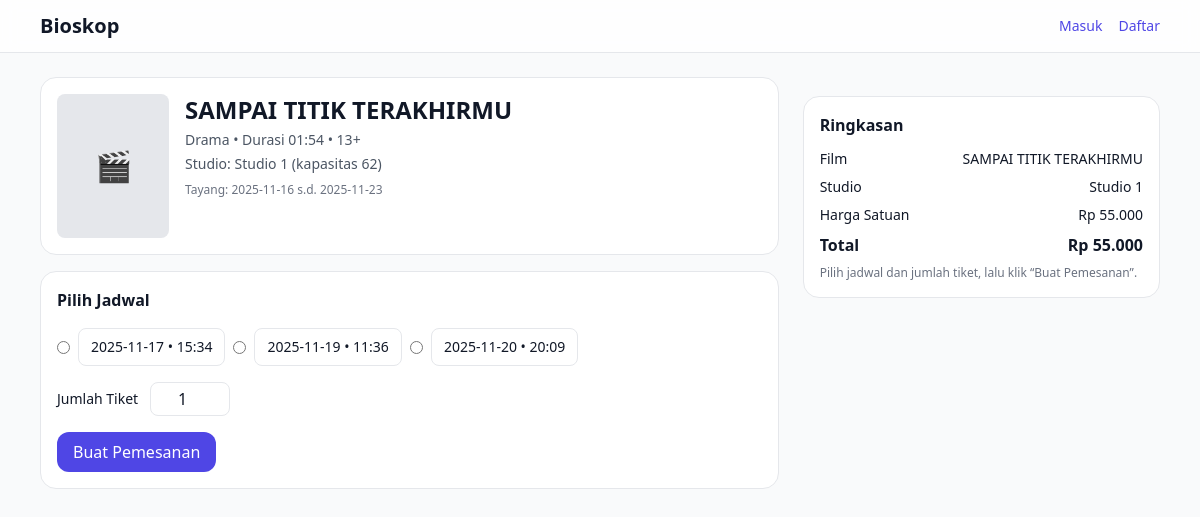
Screenshot of /order.php?id=FD001 with the database file from the repository.
### tables this page shows
CREATE TABLE `film` (
  `id_film` varchar(10) NOT NULL,
  `id_studio` varchar(10) NOT NULL,
  `judul` varchar(70) DEFAULT NULL,
  `genre` varchar(20) DEFAULT NULL,
  `durasi` time DEFAULT NULL,
  `rating` int(11) DEFAULT NULL,
  `sinopsis` text DEFAULT NULL,
  `harga` int(11) NOT NULL,
  `mulai_tayang` date DEFAULT NULL,
  `selesai_tayang` date DEFAULT NULL
);

CREATE TABLE `studio` (
  `id_studio` varchar(10) NOT NULL,
  `nama_studio` varchar(50) DEFAULT NULL,
  `kapasitas` int(11) DEFAULT NULL
);

CREATE TABLE `jadwal_tayang` (
  `id_jadwal` varchar(10) NOT NULL,
  `id_film` varchar(10) NOT NULL,
  `jam_mulai` time DEFAULT NULL,
  `jam_selesai` time DEFAULT NULL,
  `tanggal` date DEFAULT NULL
);

### order.php (the view, shortened to what this page needs)
<?php
require __DIR__.'/service/database.php';
function h($x){return htmlspecialchars($x,ENT_QUOTES,'UTF-8');}
$idFilm = $_GET['id'] ?? '';
$film = null;
if ($idFilm) {
  $stmt = $db->prepare("SELECT f.*, s.nama_studio, s.kapasitas
                        FROM film f
                        LEFT JOIN studio s ON s.id_studio = f.id_studio
                        WHERE f.id_film = ? LIMIT 1");
  $stmt->bind_param("s", $idFilm);
  $stmt->execute();
  $film = $stmt->get_result()->fetch_assoc();
  $hargaSatuan = (int)($film['harga'] ?? 0);
  $qty         = max(1, (int)($_POST['jumlah_tiket'] ?? 1));
  $total       = $hargaSatuan * $qty;
}
$jadwal = [];
if ($idFilm) {
  $stmt = $db->prepare("SELECT j.* FROM jadwal_tayang j
                        WHERE j.id_film = ? AND j.tanggal >= CURDATE()
                        ORDER BY j.tanggal ASC, j.jam_mulai ASC");
  $stmt->bind_param("s", $idFilm);
  $stmt->execute();
  $jadwal = $stmt->get_result()->fetch_all(MYSQLI_ASSOC);
}
?>
<!doctype html>
<html lang="id">
<head>
  <script src="https://cdn.tailwindcss.com"></script>
</head>
<body class="bg-gray-50 text-gray-900">
  <?php include "layout/navbar.php"; ?>
  <main class="max-w-6xl mx-auto px-4 py-6">
    <?php if (!$film): ?>
      <div class="rounded-xl border bg-white p-4">Film tidak ditemukan. <a class="text-indigo-600" href="index.php">Kembali</a></div>
    <?php else: ?>
      <div class="grid grid-cols-1 lg:grid-cols-3 gap-6">
        <div class="lg:col-span-2 space-y-4">
          <div class="rounded-2xl border bg-white p-4">
            <div class="flex items-start gap-4">
              <div class="w-28 h-36 rounded-lg bg-gray-200 grid place-items-center text-3xl">🎬</div>
              <div class="flex-1">
                <h1 class="text-2xl font-bold"><?= h($film['judul']) ?></h1>
                <div class="text-sm text-gray-600 mt-1">
                  <?= h($film['genre']) ?> • Durasi <?= h(substr((string)$film['durasi'],0,5)) ?> • <?= (int)$film['rating'] ?>+
                </div>
                <div class="text-sm text-gray-600 mt-1">
                  Studio: <?= h($film['nama_studio'] ?? $film['id_studio']) ?><?php if(!empty($film['kapasitas'])): ?> (kapasitas <?= (int)$film['kapasitas'] ?>)<?php endif; ?>
                </div>
                <p class="text-xs text-gray-500 mt-2">Tayang: <?= h($film['mulai_tayang']) ?> s.d. <?= h($film['selesai_tayang']) ?></p>
              </div>
            </div>
          </div>
          <div class="rounded-2xl border bg-white p-4">
            <h2 class="font-semibold mb-3">Pilih Jadwal</h2>
            <?php if (empty($jadwal)): ?>
              <div class="text-sm text-gray-600">Belum ada jadwal dari hari ini.</div>
            <?php else: ?>
              <form method="post" class="space-y-4">
                <div class="flex flex-wrap gap-2">
                  <?php foreach($jadwal as $j): ?>
                    <label class="inline-flex items-center gap-2">
                      <input type="radio" name="id_jadwal" class="accent-indigo-600" value="<?= h($j['id_jadwal']) ?>" required>
                      <span class="px-3 py-2 rounded-lg border text-sm bg-white hover:bg-gray-50">
                        <?= h($j['tanggal']) ?> • <?= h(substr((string)$j['jam_mulai'],0,5)) ?>
                      </span>
                    </label>
                  <?php endforeach; ?>
                </div>
                <div class="flex items-center gap-3">
                  <label class="text-sm">Jumlah Tiket</label>
                  <input type="number" name="jumlah_tiket" min="1" value="1" class="w-20 border rounded-lg px-2 py-1 text-center" />
                </div>
                <button name="buat_pesan" class="mt-2 bg-indigo-600 hover:bg-indigo-700 text-white font-medium px-4 py-2 rounded-xl">
                  Buat Pemesanan
                </button>
              </form>
            <?php endif; ?>
          </div>
        </div>
        <aside class="lg:col-span-1">
          <div class="rounded-2xl border bg-white p-4 sticky top-24">
            <h3 class="font-semibold mb-3">Ringkasan</h3>
            <div class="space-y-2 text-sm">
              <div class="flex justify-between"><span>Film</span><span class="font-medium"><?= h($film['judul']) ?></span></div>
              <div class="flex justify-between"><span>Studio</span><span><?= h($film['nama_studio'] ?? $film['id_studio']) ?></span></div>
              <div class="flex justify-between"><span>Harga Satuan</span><span>Rp <?= number_format($hargaSatuan,0,',','.') ?></span></div>
              <div class="flex justify-between text-base font-semibold"><span>Total</span><span>Rp <?= number_format($total,0,',','.') ?></span></div>
              <div class="text-xs text-gray-500">Pilih jadwal dan jumlah tiket, lalu klik “Buat Pemesanan”.</div>
            </div>
          </div>
        </aside>
      </div>
    <?php endif; ?>
  </main>
</body>
</html>

### rows the page displays
film: judul "SAMPAI TITIK TERAKHIRMU", genre "Drama", durasi "01:54", rating "13", id_studio.nama_studio "Studio 1", id_studio.kapasitas "62", mulai_tayang "2025-11-16", selesai_tayang "2025-11-23", harga "55.000"
jadwal_tayang: tanggal "2025-11-17", jam_mulai "15:34"
jadwal_tayang: tanggal "2025-11-19", jam_mulai "11:36"
jadwal_tayang: tanggal "2025-11-20", jam_mulai "20:09"
